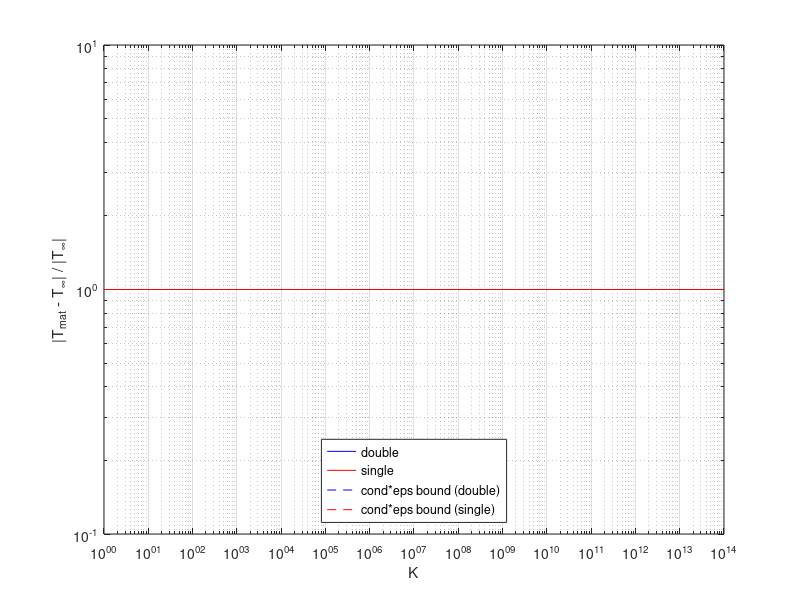

The MATLAB script that drew this image:
% Starter code for the round-off error plot (Week 3).
% Fill in every TODO.

k = 0.01;
F = 1;
Tinf = -F/2;

Ks = logspace(0, 14, 100);
Tdouble = zeros(size(Ks));
Tsingle = zeros(size(Ks));
bound_double = zeros(size(Ks));
bound_single = zeros(size(Ks));

for i = 1:length(Ks)
    K = Ks(i);
    A = [];                     % TODO: the stiffness matrix
    b = [];                     % TODO: the force vector

    u = [];                     % TODO: solve for u with your LU-based inverse
    Tdouble(i) = 0;             % TODO: T_mat = K*(u2 - u1)

    % single precision: do NOT convert back to double anywhere below
    As = single(A);
    bs = single(b);
    us = [];                    % TODO: the same solve, in single precision
    Tsingle(i) = 0;             % TODO: same formula, in single precision

    % rough error bound: the relative error in the solution is about cond*eps
    c = 0;                      % TODO: call your condition calculator
    bound_double(i) = c*eps;
    bound_single(i) = c*eps('single');
end

figure
loglog(Ks, abs(Tdouble - Tinf)/abs(Tinf), 'b', Ks, abs(Tsingle - Tinf)/abs(Tinf), 'r')
hold on
loglog(Ks, bound_double, 'b--', Ks, bound_single, 'r--')
hold off
grid on
xlabel('K')
ylabel('|T_{mat} - T_\infty| / |T_\infty|')
legend('double', 'single', 'cond*eps bound (double)', 'cond*eps bound (single)', ...
       'Location', 'south')
